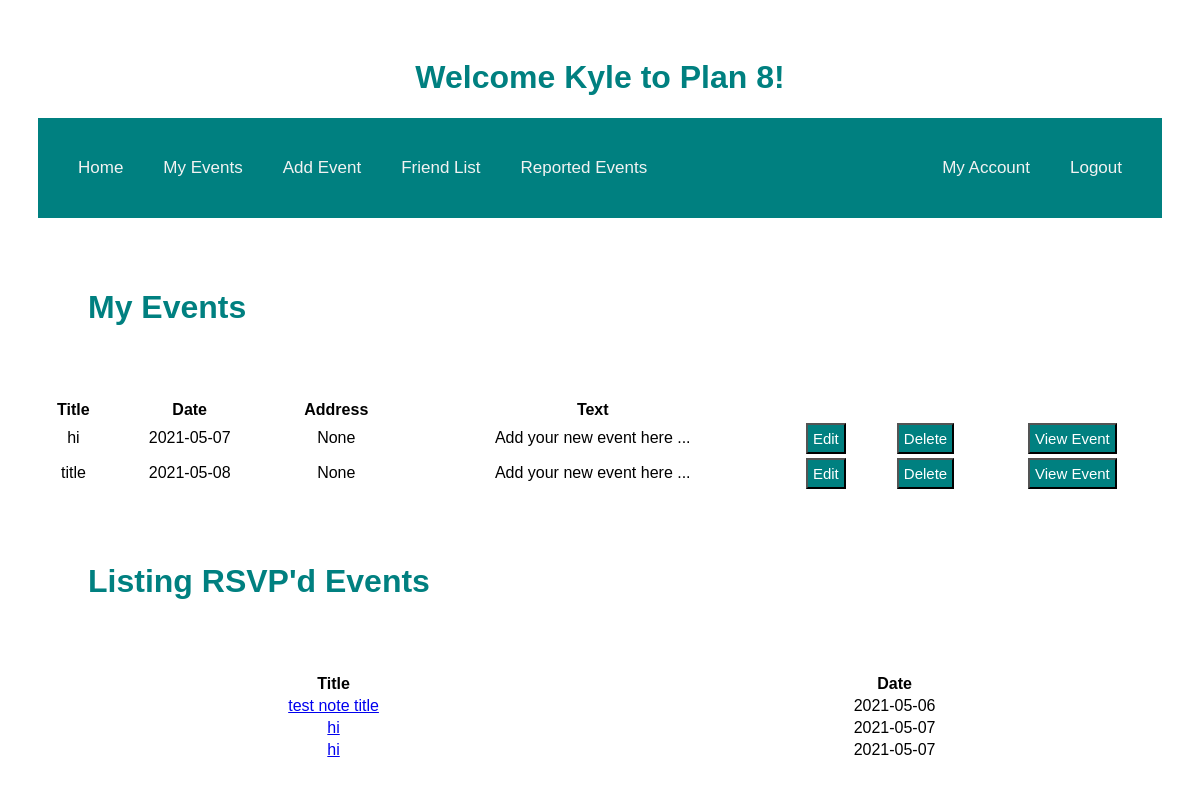
The page /events (signed in) on the database its author committed.
### models.py (models this page shows, shortened)
class Event(db.Model):
    id = db.Column("id", db.Integer, primary_key=True)
    title = db.Column("title", db.String(200))
    text = db.Column("text", db.String(100))
    date = db.Column("date", db.String(50))
    address = db.Column("address", db.String(50))
    user_id = db.Column(db.Integer, db.ForeignKey("user.id"), nullable=False)
    comments = db.relationship("Comment", backref="event", cascade="all, delete-orphan", lazy=True)

class RSVP(db.Model):
    id = db.Column(db.Integer, primary_key=True)
    event_id = db.Column(db.Integer, db.ForeignKey("event.id"), nullable=False)
    user_id = db.Column(db.Integer, db.ForeignKey("user.id"), nullable=False)
    user= db.relationship("User", lazy=True)
    event= db.relationship("Event", lazy=True)

### main.py (the view)
@app.route('/events')
def get_events():
    if session.get('user'):
        my_events = db.session.query(Event).filter_by(user_id=session['user_id']).all()
        event_rsvps = db.session.query(RSVP).filter_by(user_id=session['user_id']).all()
        print(event_rsvps)
        return render_template('events.html', notes=my_events, user=session['user'],rsvps=event_rsvps )
    else:
        return redirect(url_for('login'))

### templates/events.html (shortened to what this page needs)
<!DOCTYPE html>
<html lang="en">
    <head>
        <link rel="stylesheet" href="{{ url_for('static', filename='main.css') }}">
    </head>
    <body>
     <h1 class="middle">Welcome {{user}} to Plan 8!</h1>
    <nav>
        <div class="topnav">
            <a href="{{ url_for('home')}}" class="left"> Home </a>
            <a href="/events" class="left"> My Events </a>
            <a href="{{url_for('new_event')}}" class="left"> Add Event</a>
            <a href="{{url_for('get_friends')}}" class="left"> Friend List</a>
            <a href="{{url_for('get_reports')}}" class="left"> Reported Events </a>
            <a href="{{ url_for('logout')}}" class="right">Logout</a>
            <a href="{{url_for('get_account')}}"class="right"> My Account</a>
        </div>
        </nav>
     <h1 class="header">My Events</h1>
        <table class="tablehome">
            <tr>
                <th>Title</th>
                <th>Date</th>
                <th>Address</th>
                <th>Text</th>
            </tr>
            {% for event in notes %}
            <tr>
                <td>{{event.title}}</td>
                <td>{{ event.date }}</td>
                <td>{{ event.address }}</td>
                <td>{{ event.text }}</td>
                <td>
                    <form action = "{{ url_for('update_event', event_id= event.id) }}">
                        <input type="submit" value="Edit">
                    </form>
                <td>
                    <form action = "{{ url_for('delete_event', event_id=event.id) }}" method="post">
                        <input type="submit" value="Delete">
                    </form>
                <td>
                    <form action = "{{ url_for('get_event', event_id= event.id) }}">
                        <input type="submit" value="View Event">
                    </form>
                </td>
            </tr>
            {% endfor %}
        </table>
    <h1 class="header">Listing RSVP'd Events </h1>
    <table class="tablehome">
            <tr>
                <th>Title</th>
                <th>Date</th>
            </tr>
            {% for rsvp in rsvps %}
            <tr>
                  <td><a href= "{{ url_for('get_event', event_id=rsvp.event.id) }}"> {{rsvp.event.title}}</a></td>
                <td>{{ rsvp.event.date }}</td>
            </tr>
            {% endfor %}
        </table>
    </body>
</html>

### static/main.css (style rules this page uses)
body { padding: 30px 30px; font-family: Arial, Helvetica, sans-serif; }
h1 { color: teal; }
.right { float: right; }
.left { float: left; }
.topnav { overflow: hidden; background-color: teal; padding: 20px; }
.topnav a { color: #f2f2f2; padding: 20px 20px; text-decoration: none; font-size: 17px; }
.middle { text-align: center; }
.header { padding: 50px; }
input[type='submit'] { background-color: teal; color: white; font-size: 15px; padding:5px; font-family: Palatino Linotype, sans-serif; }
.tablehome { text-align: center; width: 100%; }

### rows shown on the page
Event: title "hi", date "2021-05-07", address "None", text "Add your new event here ..."
Event: title "title", date "2021-05-08", address "None", text "Add your new event here ..."
RSVP: event "test note title", event "2021-05-06"
RSVP: event "hi", event "2021-05-07"
RSVP: event "hi", event "2021-05-07"

### other values the page prints
{{ user }} "Kyle"
